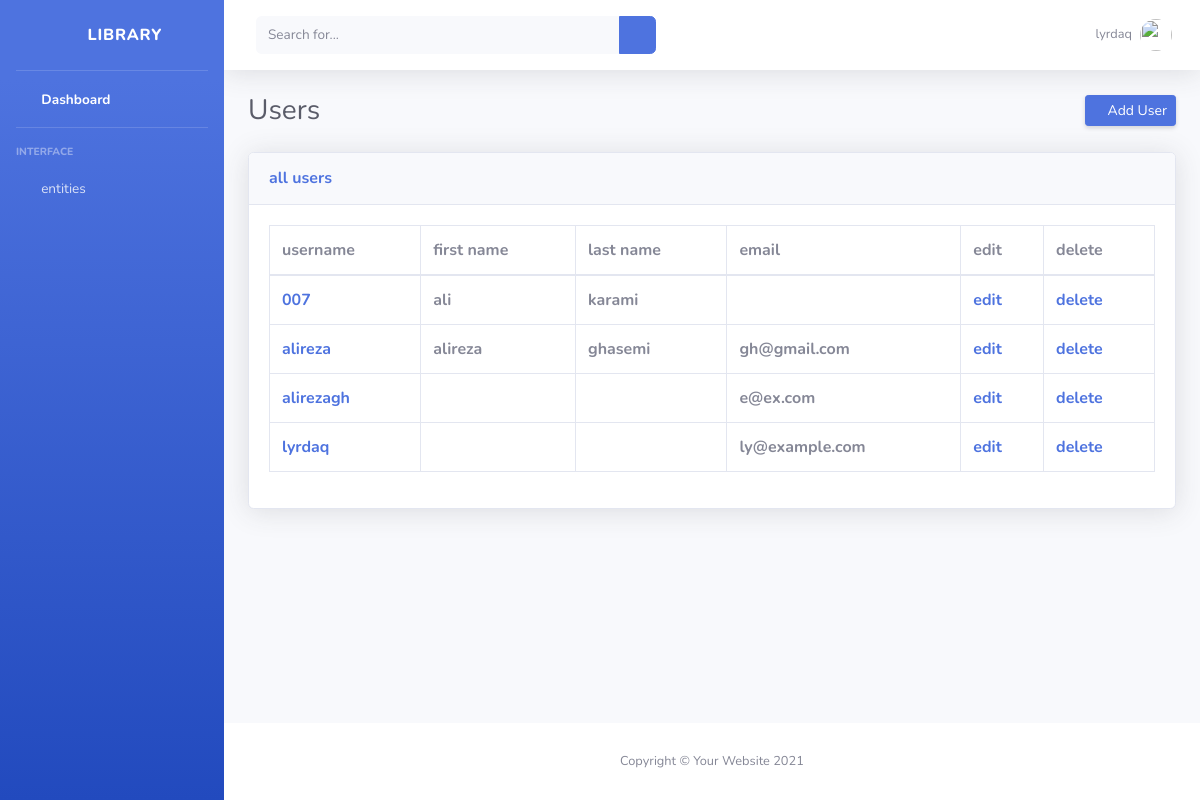
/account/userlist/ (signed in), run on the app's committed database.
### account/models.py (models this page shows, shortened)
class User(AbstractUser):
    MEMBERSHIP_CHOICES = [
        ('B','Bronze'),
        ('D','Gold'),
        ('S','Silver'),
    ]
    phone = models.CharField(max_length=200)
    date_birth = models.DateField(blank=True, null=True)
    membership = models.CharField(max_length=1,
        choices=MEMBERSHIP_CHOICES, default='B')

### account/views.py (the view)
# urls.py: path('userlist/', UserListView.as_view(), name='userlist'),
class UserListView(LoginRequiredMixin,AdminRequiredMixin,ListView):
    queryset = User.objects.all()
    template_name = 'account/userlist.html'
    context_object_name = 'users'
    ordering = ['username']
    paginate_by = 8

### Book/mixins.py (called while the page is built)
    def dispatch(self, request, *args, **kwargs):
        if self.request.user.is_staff == True:
            return super().dispatch(request, *args, **kwargs)
        else:
            return HttpResponse('<h2>you are not admin</h2>')

### templates/account/userlist.html (shortened to what this page needs)
{% extends "book/base.html" %}
{% load static %}
{% block sidepanel %}
<ul class="navbar-nav bg-gradient-primary sidebar sidebar-dark accordion" id="accordionSidebar">
    <a class="sidebar-brand d-flex align-items-center justify-content-center" href="index.html">
        <div class="sidebar-brand-icon rotate-n-15">
            <i class="fas fa-laugh-wink"></i>
        </div>
        <div class="sidebar-brand-text mx-3"> Library</div>
    </a>
    <hr class="sidebar-divider my-0">
    <li class="nav-item active">
        <a class="nav-link" href="{% url 'book:home' %}">
            <i class="fas fa-fw fa-tachometer-alt"></i>
            <span>Dashboard</span></a>
    </li>
    <hr class="sidebar-divider">
    <div class="sidebar-heading">
        Interface
    </div>
    <li class="nav-item">
        <a class="nav-link collapsed" href="#" data-toggle="collapse" data-target="#collapseTwo"
            aria-expanded="true" aria-controls="collapseTwo">
            <i class="fas fa-fw fa-cog"></i>
            <span>entities</span>
        </a>
    </li>
</ul>
{% endblock sidepanel %}
{% block content %}
<div id="content">
    <nav class="navbar navbar-expand navbar-light bg-white topbar mb-4 static-top shadow">
        <form method="GET" action="{% url 'book:booklist' %}"
            class="d-none d-sm-inline-block form-inline mr-auto ml-md-3 my-2 my-md-0 mw-100 navbar-search">
            <div class="input-group">
                <input name="keyword" type="text" class="form-control bg-light border-0 small" placeholder="Search for..."
                    aria-label="Search" aria-describedby="basic-addon2">
                <div class="input-group-append">
                    <button class="btn btn-primary" type="submit">
                        <i class="fas fa-search fa-sm"></i>
                    </button>
                </div>
            </div>
        </form>
        <ul class="navbar-nav ml-auto">
            <li class="nav-item dropdown no-arrow">
                <a class="nav-link dropdown-toggle" href="#" id="userDropdown" role="button"
                    data-toggle="dropdown" aria-haspopup="true" aria-expanded="false">
                    <span class="mr-2 d-none d-lg-inline text-gray-600 small">{{user.username}}</span>
                    <img class="img-profile rounded-circle"
                        src="{% static 'img/undraw_profile.svg' %}">
                </a>
            </li>
        </ul>
    </nav>
    <div class="container-fluid">
        <div class="d-sm-flex align-items-center justify-content-between mb-4">
            <h1 class="h3 mb-0 text-gray-800">Users</h1>
            <a href="{% url 'account:usercreate' %}" class="d-none d-sm-inline-block btn btn-sm btn-primary shadow-sm"><i
                    class="fas fa-plus fa-sm text-white-50"></i> Add User</a>
        </div>
        <div class="card shadow mb-4">
            <div class="card-header py-3">
                <h6 class="m-0 font-weight-bold text-primary">all users</h6>
            </div>
            <div class="card-body">
                <div class="table-responsive">
                    <table class="table table-bordered" id="dataTable" width="100%" cellspacing="0">
                        <thead>
                            <tr>
                                <th>username</th>
                                <th>first name</th>
                                <th>last name</th>
                                <th>email</th>
                                <th>edit</th>
                                <th>delete</th>
                            </tr>
                        </thead>
                        <tbody>
                            {% for user in users %}
                            <tr>
                                <th><a href="{% url 'account:userdetail' user.id %}">{{user.username}}</a></th>
                                <th>{{user.first_name}}</th>
                                <th>{{user.last_name}}</th>
                                <th>{{user.email}}</th>
                                <th><a href="{% url 'account:userupdate' user.id %}">edit</a></th>
                                <th><a href="{% url 'account:userdelete' user.id %}">delete</a></th>
                            </tr>
                            {% endfor %}
                        </tbody>
                    </table>
                </div>
            </div>
        </div>
    </div>
</div>
{% endblock content %}

### data on the page
User: username "lyrdaq", email "ly@example.com"
User: username "007", first_name "ali", last_name "karami"
User: username "alireza", first_name "alireza", last_name "ghasemi", email "gh@gmail.com"
User: username "alirezagh", email "e@ex.com"
